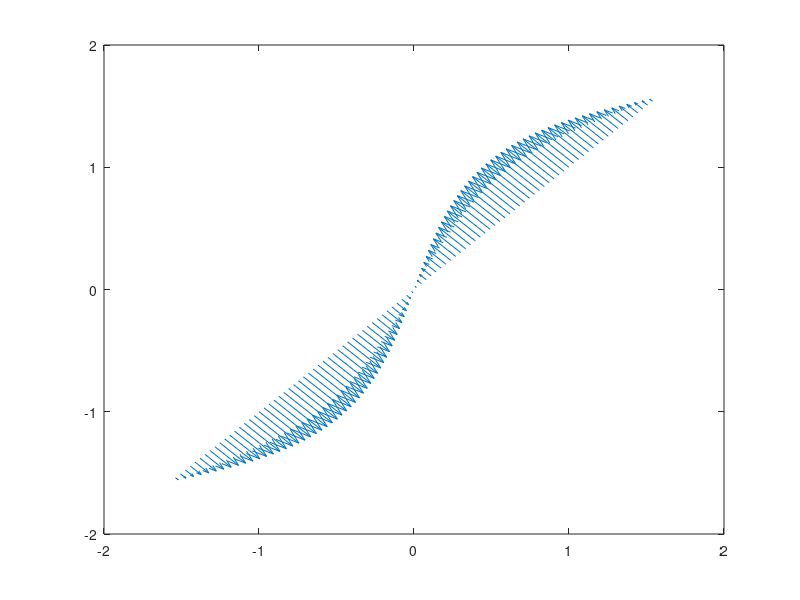

Reproduce this figure in MATLAB. (Note: this script raises an error after producing the figure.)
clear;
clc;
clf;

px  = -pi/2;
qx  = pi/2;
py  = -pi/2;
qy  = pi/2;
N   = 100;
dx  = (qx - px)/(N - 1);
dy  = (qy - py)/(N - 1);
x   = px:dx:qx;
y   = py:dy:qy;

t = 0;
t_final = pi;
dt = 0.2*dx;

u   = zeros(N,N);                  
u_new = zeros(N,N);                 
v   = zeros(N,N);                  
v_new = zeros(N,N);

% Boundary conditions
u(1,:) = 0;
u(N,:) = 0;
u(:,1) = 0;
u(:,N) = 0;
v(1,:) = 0;
v(N,:) = 0;
v(:,1) = 0;
v(:,N) = 0;

i = 1:N;
j = 1:N;

disp('working');
%u = -cos(x).*sin(y).*cos(t);
%v = sin(x).*cos(y).*cos(t);
disp('working');

r = 0.25;

while t < t_final,
    u_new = u;
    v_new = v;
    u = -cos(x).*sin(y)*cos(t);
    v = sin(x).*cos(y)*cos(t);
    quiver(x,y,u,v);
    u(i,j) = u_new(i,j)-(dt*u_new(i,j).*(u_new(i,j)-u_new(i-1,j))/dx)-(dt*v_new(i,j).*(u_new(i,j)-u_new(i,j-1))/dy);
    v(i,j) = v_new(i,j)-(dt*u_new(i,j).*(v_new(i,j)-v_new(i-1,j))/dx)-(dt*v_new(i,j).*(v_new(i,j)-v_new(i,j-1))/dy);
    t = t + dt;
    u(1,:) = 0;
    u(N,:) = 0;
    u(:,1) = 0;
    u(:,N) = 0;
    v(1,:) = 0;
    v(N,:) = 0;
    v(:,1) = 0;
    v(:,N) = 0;
end;
